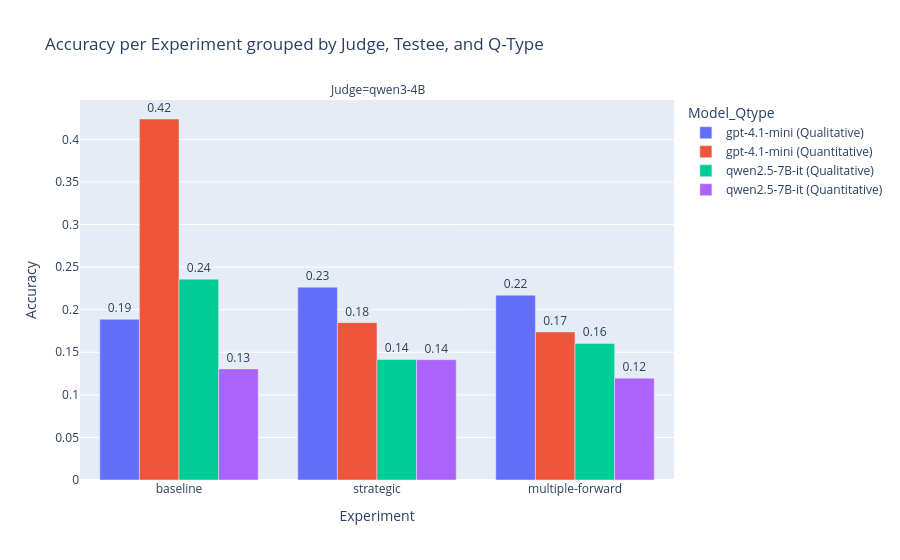

The notebook cell saved with this chart:
### Code cell
df = pd.DataFrame(res, columns=["Judge", "Testee","Experiment", "Q-Type", "DataPoints", "Accuracy"])
df["Model_Qtype"] = df["Testee"] + " (" + df["Q-Type"] + ")"

fig = px.bar(
    df,
    x="Experiment",
    y="Accuracy",
    color="Model_Qtype",   # distinct color for each Model + Q-Type
    barmode="group",
    facet_col="Judge",
    text="Accuracy",
    title="Accuracy per Experiment grouped by Judge, Testee, and Q-Type"
)

fig.update_traces(texttemplate='%{text:.2f}', textposition='outside')
fig.update_layout(uniformtext_minsize=8, uniformtext_mode='hide')
fig.show()

### Figure 1 — Plotly figure (JSON) as saved in the notebook; plotly's stock layout.template omitted (floating-point values rounded to 4 significant figures)
{"data": [{"alignmentgroup": "True", "hovertemplate": "Model_Qtype=gpt-4.1-mini (Qualitative)<br>Judge=qwen3-4B<br>Experiment=%{x}<br>Accuracy=%{text}<extra></extra>", "legendgroup": "gpt-4.1-mini (Qualitative)", "marker": {"color": "#636efa", "pattern": {"shape": ""}}, "name": "gpt-4.1-mini (Qualitative)", "offsetgroup": "gpt-4.1-mini (Qualitative)", "orientation": "v", "showlegend": true, "text": [0.1887, 0.2264, 0.217], "textposition": "outside", "texttemplate": "%{text:.2f}", "type": "bar", "x": ["baseline", "strategic", "multiple-forward"], "xaxis": "x", "y": [0.1887, 0.2264, 0.217], "yaxis": "y"}, {"alignmentgroup": "True", "hovertemplate": "Model_Qtype=gpt-4.1-mini (Quantitative)<br>Judge=qwen3-4B<br>Experiment=%{x}<br>Accuracy=%{text}<extra></extra>", "legendgroup": "gpt-4.1-mini (Quantitative)", "marker": {"color": "#EF553B", "pattern": {"shape": ""}}, "name": "gpt-4.1-mini (Quantitative)", "offsetgroup": "gpt-4.1-mini (Quantitative)", "orientation": "v", "showlegend": true, "text": [0.4239, 0.1848, 0.1739], "textposition": "outside", "texttemplate": "%{text:.2f}", "type": "bar", "x": ["baseline", "strategic", "multiple-forward"], "xaxis": "x", "y": [0.4239, 0.1848, 0.1739], "yaxis": "y"}, {"alignmentgroup": "True", "hovertemplate": "Model_Qtype=qwen2.5-7B-it (Qualitative)<br>Judge=qwen3-4B<br>Experiment=%{x}<br>Accuracy=%{text}<extra></extra>", "legendgroup": "qwen2.5-7B-it (Qualitative)", "marker": {"color": "#00cc96", "pattern": {"shape": ""}}, "name": "qwen2.5-7B-it (Qualitative)", "offsetgroup": "qwen2.5-7B-it (Qualitative)", "orientation": "v", "showlegend": true, "text": [0.2358, 0.1415, 0.1604], "textposition": "outside", "texttemplate": "%{text:.2f}", "type": "bar", "x": ["baseline", "strategic", "multiple-forward"], "xaxis": "x", "y": [0.2358, 0.1415, 0.1604], "yaxis": "y"}, {"alignmentgroup": "True", "hovertemplate": "Model_Qtype=qwen2.5-7B-it (Quantitative)<br>Judge=qwen3-4B<br>Experiment=%{x}<br>Accuracy=%{text}<extra></extra>", "legendgroup": "qwen2.5-7B-it (Quantitative)", "marker": {"color": "#ab63fa", "pattern": {"shape": ""}}, "name": "qwen2.5-7B-it (Quantitative)", "offsetgroup": "qwen2.5-7B-it (Quantitative)", "orientation": "v", "showlegend": true, "text": [0.1304, 0.1413, 0.1196], "textposition": "outside", "texttemplate": "%{text:.2f}", "type": "bar", "x": ["baseline", "strategic", "multiple-forward"], "xaxis": "x", "y": [0.1304, 0.1413, 0.1196], "yaxis": "y"}], "layout": {"annotations": [{"font": {}, "showarrow": false, "text": "Judge=qwen3-4B", "x": 0.5, "xanchor": "center", "xref": "paper", "y": 1, "yanchor": "bottom", "yref": "paper"}], "barmode": "group", "legend": {"title": {"text": "Model_Qtype"}, "tracegroupgap": 0}, "title": {"text": "Accuracy per Experiment grouped by Judge, Testee, and Q-Type"}, "uniformtext": {"minsize": 8, "mode": "hide"}, "xaxis": {"anchor": "y", "domain": [0, 1], "title": {"text": "Experiment"}}, "yaxis": {"anchor": "x", "domain": [0, 1], "title": {"text": "Accuracy"}}}}
